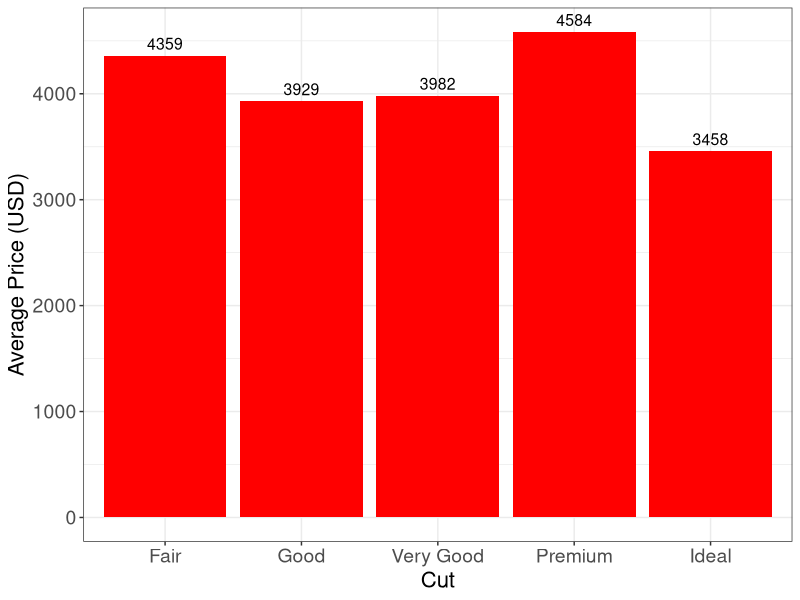
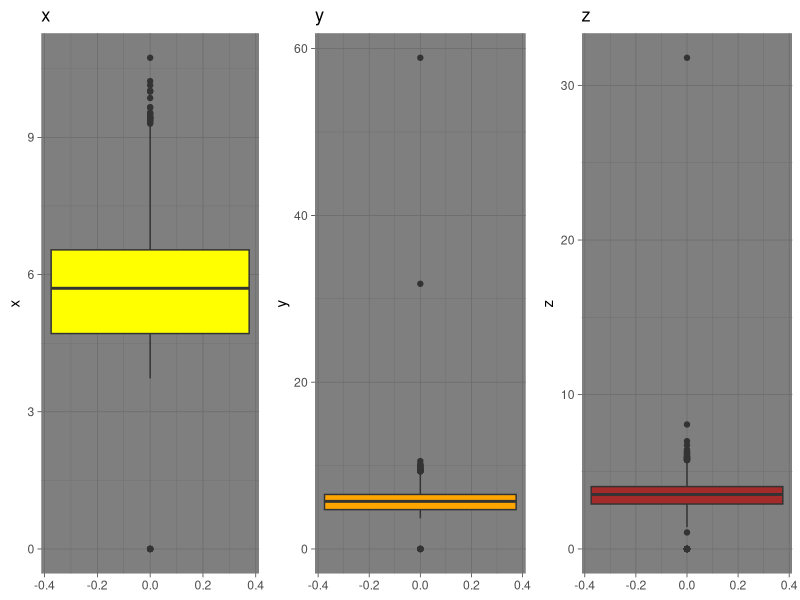

The R source for these figures, in order:
## ---- chunk 1
## Load in ggplot2
library(ggplot2)

## Ude diamonds dataset
data(diamonds)
## ---- chunk 2
# Load knitr package
library(knitr)

# Get first 5 rows
diamonds_5 <- head(diamonds, 5)

# Create table
kable(diamonds_5,
      align = "cc",
      caption = "First 5 Observations of the Diamonds Dataset")
## ---- chunk 3
# Produce Ssummry stats
summary(diamonds[, c("price", "x", "y", "z")])
## ---- chunk 4
#| label: fig-avg
#| fig-width: 12
#| fig-height: 5
#| fig-cap: "Average diamond price per cut"

# Install dplyr package
suppressMessages(library(dplyr)) # functions for data manipulation

# Calculate average price per cut
avg_price_per_cut <- diamonds |>
  group_by(cut) |>
  summarize(avg_price = mean(price))

# Create the bar chart
ggplot(avg_price_per_cut, aes(x = cut, y = avg_price)) +
  geom_bar(stat = "identity", fill = "red") +
  geom_text(aes(label = round(avg_price, 0)), vjust = -0.5, size = 4) +
  labs(x = "Cut",
       y = "Average Price (USD)") +
  theme_bw() +
  theme(
    axis.title.x = element_text(size = 16), 
    axis.title.y = element_text(size = 16), 
    axis.text.x  = element_text(size = 14),   
    axis.text.y  = element_text(size = 14)    
  )
## ---- chunk 5
#| label: fig-box
#| fig-width: 12
#| fig-height: 5
#| fig-cap: "Boxplots of length (x), width (y) and depth (z)"

# Use gridExtra for putting plots beside each other
suppressMessages(library(gridExtra))

# Create individual ggplot boxplots
p1 <- ggplot(diamonds, aes(y = x)) +
  geom_boxplot(fill = "yellow") +
  labs(title = "x") +
  theme_dark()

p2 <- ggplot(diamonds, aes(y = y)) +
  geom_boxplot(fill = "orange") +
  labs(title = "y") +
  theme_dark()

p3 <- ggplot(diamonds, aes(y = z)) +
  geom_boxplot(fill = "brown") +
  labs(title = "z") +
  theme_dark()

# Arrange plots side by side
grid.arrange(p1, p2, p3, ncol = 3)
